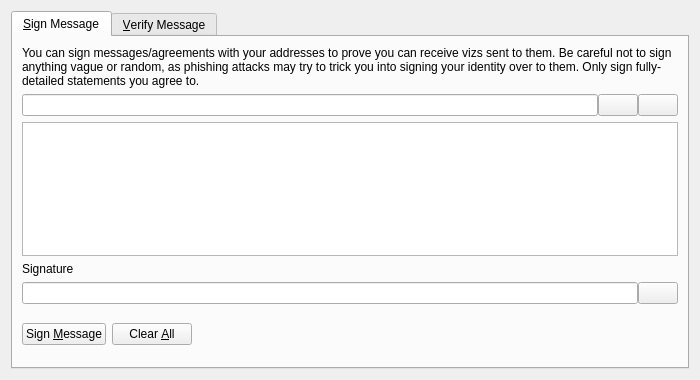
<?xml version="1.0" encoding="UTF-8"?>
<ui version="4.0">
 <class>SignVerifyMessageDialog</class>
 <widget class="QDialog" name="SignVerifyMessageDialog">
  <property name="geometry">
   <rect>
    <x>0</x>
    <y>0</y>
    <width>700</width>
    <height>380</height>
   </rect>
  </property>
  <property name="windowTitle">
   <string>Signatures - Sign / Verify a Message</string>
  </property>
  <property name="modal">
   <bool>true</bool>
  </property>
  <layout class="QVBoxLayout" name="verticalLayout">
   <item>
    <widget class="QTabWidget" name="tabWidget">
     <property name="currentIndex">
      <number>0</number>
     </property>
     <widget class="QWidget" name="tabSignMessage">
      <attribute name="title">
       <string>&amp;Sign Message</string>
      </attribute>
      <layout class="QVBoxLayout" name="verticalLayout_SM">
       <item>
        <widget class="QLabel" name="infoLabel_SM">
         <property name="text">
          <string>You can sign messages/agreements with your addresses to prove you can receive vizs sent to them. Be careful not to sign anything vague or random, as phishing attacks may try to trick you into signing your identity over to them. Only sign fully-detailed statements you agree to.</string>
         </property>
         <property name="textFormat">
          <enum>Qt::PlainText</enum>
         </property>
         <property name="wordWrap">
          <bool>true</bool>
         </property>
        </widget>
       </item>
       <item>
        <layout class="QHBoxLayout" name="horizontalLayout_1_SM">
         <property name="spacing">
          <number>0</number>
         </property>
         <item>
          <widget class="QValidatedLineEdit" name="addressIn_SM">
           <property name="toolTip">
            <string>The Viz address to sign the message with</string>
           </property>
          </widget>
         </item>
         <item>
          <widget class="QPushButton" name="addressBookButton_SM">
           <property name="toolTip">
            <string>Choose previously used address</string>
           </property>
           <property name="text">
            <string/>
           </property>
           <property name="icon">
            <iconset resource="../bitcoin.qrc">
             <normaloff>:/icons/address-book</normaloff>:/icons/address-book</iconset>
           </property>
           <property name="shortcut">
            <string>Alt+A</string>
           </property>
           <property name="autoDefault">
            <bool>false</bool>
           </property>
          </widget>
         </item>
         <item>
          <widget class="QPushButton" name="pasteButton_SM">
           <property name="toolTip">
            <string>Paste address from clipboard</string>
           </property>
           <property name="text">
            <string/>
           </property>
           <property name="icon">
            <iconset resource="../bitcoin.qrc">
             <normaloff>:/icons/editpaste</normaloff>:/icons/editpaste</iconset>
           </property>
           <property name="shortcut">
            <string>Alt+P</string>
           </property>
           <property name="autoDefault">
            <bool>false</bool>
           </property>
          </widget>
         </item>
        </layout>
       </item>
       <item>
        <widget class="QPlainTextEdit" name="messageIn_SM">
         <property name="toolTip">
          <string>Enter the message you want to sign here</string>
         </property>
        </widget>
       </item>
       <item>
        <widget class="QLabel" name="signatureLabel_SM">
         <property name="text">
          <string>Signature</string>
         </property>
         <property name="textFormat">
          <enum>Qt::PlainText</enum>
         </property>
        </widget>
       </item>
       <item>
        <layout class="QHBoxLayout" name="horizontalLayout_2_SM">
         <property name="spacing">
          <number>0</number>
         </property>
         <item>
          <widget class="QLineEdit" name="signatureOut_SM">
           <property name="font">
            <font>
             <italic>true</italic>
            </font>
           </property>
           <property name="readOnly">
            <bool>true</bool>
           </property>
          </widget>
         </item>
         <item>
          <widget class="QPushButton" name="copySignatureButton_SM">
           <property name="toolTip">
            <string>Copy the current signature to the system clipboard</string>
           </property>
           <property name="text">
            <string/>
           </property>
           <property name="icon">
            <iconset resource="../bitcoin.qrc">
             <normaloff>:/icons/editcopy</normaloff>:/icons/editcopy</iconset>
           </property>
           <property name="autoDefault">
            <bool>false</bool>
           </property>
          </widget>
         </item>
        </layout>
       </item>
       <item>
        <layout class="QHBoxLayout" name="horizontalLayout_3_SM">
         <item>
          <widget class="QPushButton" name="signMessageButton_SM">
           <property name="toolTip">
            <string>Sign the message to prove you own this Viz address</string>
           </property>
           <property name="text">
            <string>Sign &amp;Message</string>
           </property>
           <property name="icon">
            <iconset resource="../bitcoin.qrc">
             <normaloff>:/icons/edit</normaloff>:/icons/edit</iconset>
           </property>
           <property name="autoDefault">
            <bool>false</bool>
           </property>
          </widget>
         </item>
         <item>
          <widget class="QPushButton" name="clearButton_SM">
           <property name="toolTip">
            <string>Reset all sign message fields</string>
           </property>
           <property name="text">
            <string>Clear &amp;All</string>
           </property>
           <property name="icon">
            <iconset resource="../bitcoin.qrc">
             <normaloff>:/icons/remove</normaloff>:/icons/remove</iconset>
           </property>
           <property name="autoDefault">
            <bool>false</bool>
           </property>
          </widget>
         </item>
         <item>
          <spacer name="horizontalSpacer_1_SM">
           <property name="orientation">
            <enum>Qt::Horizontal</enum>
           </property>
           <property name="sizeHint" stdset="0">
            <size>
             <width>40</width>
             <height>48</height>
            </size>
           </property>
          </spacer>
         </item>
         <item>
          <widget class="QLabel" name="statusLabel_SM">
           <property name="font">
            <font>
             <weight>75</weight>
             <bold>true</bold>
            </font>
           </property>
           <property name="text">
            <string/>
           </property>
           <property name="wordWrap">
            <bool>true</bool>
           </property>
          </widget>
         </item>
         <item>
          <spacer name="horizontalSpacer_2_SM">
           <property name="orientation">
            <enum>Qt::Horizontal</enum>
           </property>
           <property name="sizeHint" stdset="0">
            <size>
             <width>40</width>
             <height>48</height>
            </size>
           </property>
          </spacer>
         </item>
        </layout>
       </item>
      </layout>
     </widget>
     <widget class="QWidget" name="tabVerifyMessage">
      <attribute name="title">
       <string>&amp;Verify Message</string>
      </attribute>
      <layout class="QVBoxLayout" name="verticalLayout_VM">
       <item>
        <widget class="QLabel" name="infoLabel_VM">
         <property name="text">
          <string>Enter the receiver's address, message (ensure you copy line breaks, spaces, tabs, etc. exactly) and signature below to verify the message. Be careful not to read more into the signature than what is in the signed message itself, to avoid being tricked by a man-in-the-middle attack. Note that this only proves the signing party receives with the address, it cannot prove sendership of any transaction!</string>
         </property>
         <property name="textFormat">
          <enum>Qt::PlainText</enum>
         </property>
         <property name="alignment">
          <set>Qt::AlignLeading|Qt::AlignLeft|Qt::AlignTop</set>
         </property>
         <property name="wordWrap">
          <bool>true</bool>
         </property>
        </widget>
       </item>
       <item>
        <layout class="QHBoxLayout" name="horizontalLayout_1_VM">
         <property name="spacing">
          <number>0</number>
         </property>
         <item>
          <widget class="QValidatedLineEdit" name="addressIn_VM">
           <property name="toolTip">
            <string>The Viz address the message was signed with</string>
           </property>
          </widget>
         </item>
         <item>
          <widget class="QPushButton" name="addressBookButton_VM">
           <property name="toolTip">
            <string>Choose previously used address</string>
           </property>
           <property name="text">
            <string/>
           </property>
           <property name="icon">
            <iconset resource="../bitcoin.qrc">
             <normaloff>:/icons/address-book</normaloff>:/icons/address-book</iconset>
           </property>
           <property name="shortcut">
            <string>Alt+A</string>
           </property>
           <property name="autoDefault">
            <bool>false</bool>
           </property>
          </widget>
         </item>
        </layout>
       </item>
       <item>
        <widget class="QPlainTextEdit" name="messageIn_VM"/>
       </item>
       <item>
        <widget class="QValidatedLineEdit" name="signatureIn_VM"/>
       </item>
       <item>
        <layout class="QHBoxLayout" name="horizontalLayout_2_VM">
         <item>
          <widget class="QPushButton" name="verifyMessageButton_VM">
           <property name="toolTip">
            <string>Verify the message to ensure it was signed with the specified Viz address</string>
           </property>
           <property name="text">
            <string>Verify &amp;Message</string>
           </property>
           <property name="icon">
            <iconset resource="../bitcoin.qrc">
             <normaloff>:/icons/transaction_0</normaloff>:/icons/transaction_0</iconset>
           </property>
           <property name="autoDefault">
            <bool>false</bool>
           </property>
          </widget>
         </item>
         <item>
          <widget class="QPushButton" name="clearButton_VM">
           <property name="toolTip">
            <string>Reset all verify message fields</string>
           </property>
           <property name="text">
            <string>Clear &amp;All</string>
           </property>
           <property name="icon">
            <iconset resource="../bitcoin.qrc">
             <normaloff>:/icons/remove</normaloff>:/icons/remove</iconset>
           </property>
           <property name="autoDefault">
            <bool>false</bool>
           </property>
          </widget>
         </item>
         <item>
          <spacer name="horizontalSpacer_1_VM">
           <property name="orientation">
            <enum>Qt::Horizontal</enum>
           </property>
           <property name="sizeHint" stdset="0">
            <size>
             <width>40</width>
             <height>48</height>
            </size>
           </property>
          </spacer>
         </item>
         <item>
          <widget class="QLabel" name="statusLabel_VM">
           <property name="font">
            <font>
             <weight>75</weight>
             <bold>true</bold>
            </font>
           </property>
           <property name="text">
            <string/>
           </property>
           <property name="wordWrap">
            <bool>true</bool>
           </property>
          </widget>
         </item>
         <item>
          <spacer name="horizontalSpacer_2_VM">
           <property name="orientation">
            <enum>Qt::Horizontal</enum>
           </property>
           <property name="sizeHint" stdset="0">
            <size>
             <width>40</width>
             <height>48</height>
            </size>
           </property>
          </spacer>
         </item>
        </layout>
       </item>
      </layout>
     </widget>
    </widget>
   </item>
  </layout>
 </widget>
 <customwidgets>
  <customwidget>
   <class>QValidatedLineEdit</class>
   <extends>QLineEdit</extends>
   <header>qvalidatedlineedit.h</header>
  </customwidget>
 </customwidgets>
 <resources>
  <include location="../bitcoin.qrc"/>
 </resources>
 <connections/>
</ui>
